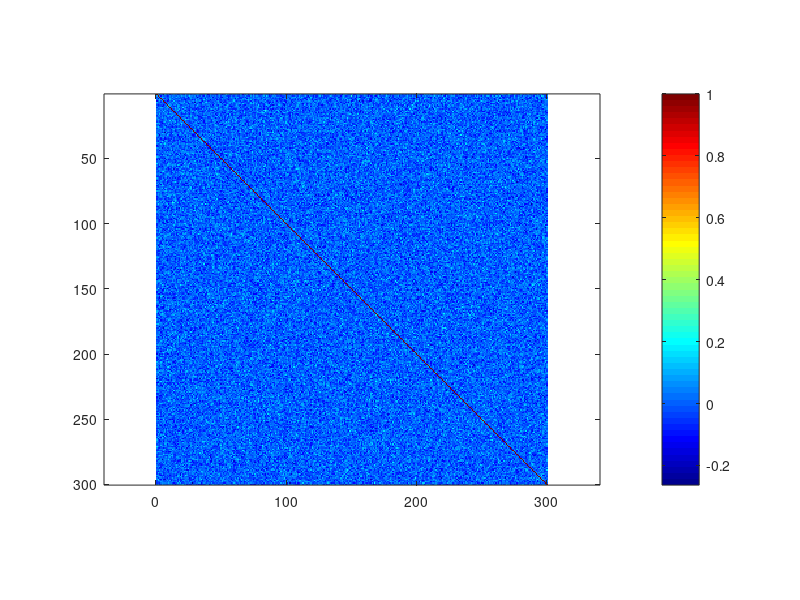

This chart was generated by the following MATLAB code:
%% Covariance
%C=cov(V1,V2)
%% Pixel Graph
%call actual data from excel
A=randi(300, 300)
figure(1)
imagesc(corr(A))
colormap(jet)
axis equal
colorbar
%legends!